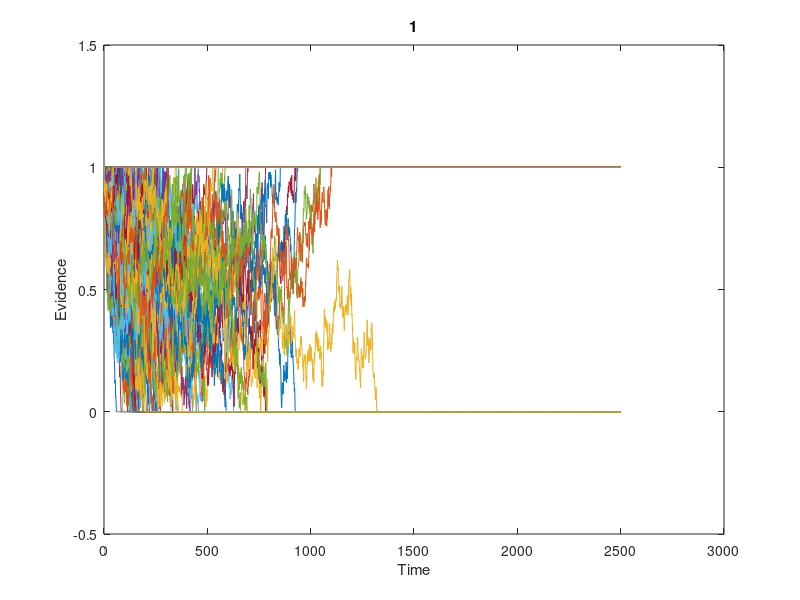
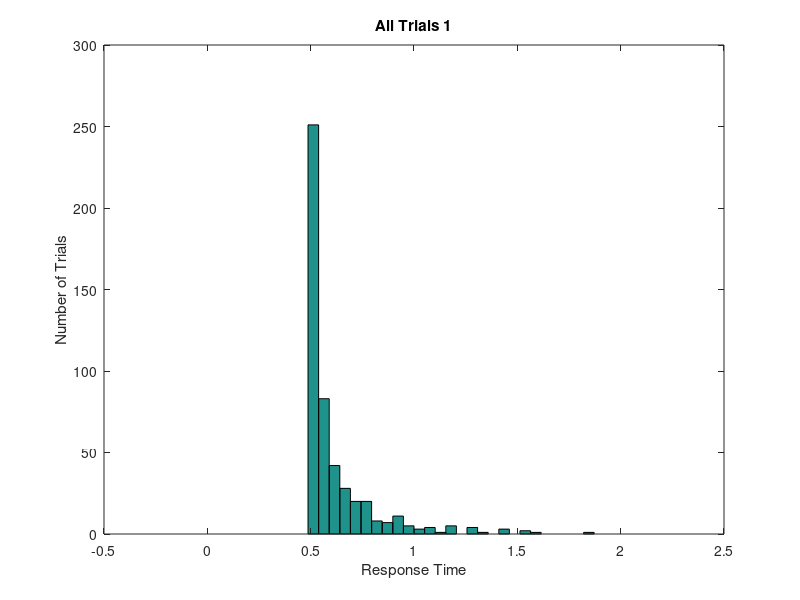

Write MATLAB code to recreate these figures, in order. (Note: this script raises an error after producing the figures.)
clear; close all; clc;

%fix step size
dt = 0.001;
%parameter 
ntrials = 500; %NUMBER OF RUNS
ndt = 0.5; %NON-DECISION TIME
sd = 1;   %THIS IS VARIABILITY WITHIN THE WALK.  KEEP FIXED AT 1. 
nsteps = 2500; %MAX LENGTH OF WALK.  INCREASE TILL WARNING GOES AWAY
criterion = 1; %CORRECT BOUNDARY LOCATION, INCORRECT IS ZERO 
beta = 0.9; % NORMALIZED BIAS
bias = beta*criterion; %ACTUAL BIAS
%set random number seed 
rng(19680104);
%OUTPUT VARIABLES
sample = zeros(1,nsteps+1);   %This is a single random draw from normal distribution
path = zeros(ntrials,nsteps+1); %This is all the random walks
rt = zeros(ntrials,1);  %These are the rts across trials 
correct = zeros(ntrials,1); %This is accuracy data. ZERO IS WRONG, ONE IS RIGHT
%LOOP OVER ntrials.  
for j = 1:ntrials
    goodpath = 0;
    while goodpath == 0
        drawn_mu = unifrnd(0.2,0.3,[1,1]);
        draw = normrnd(drawn_mu*dt,sd*sqrt(dt),[1,nsteps]);  %DRAW A WALK
        sample(1) = bias; %START AT BIAS
        sample(2:nsteps+1) = draw; 
        walk = cumsum(sample); %SUM THE WALK.   
        crossbnd = find((walk > criterion) |(walk < 0)); %TEST BOTH BOUNDARIES  
        if ~isempty(crossbnd) %TEST IF IT CROSSED ONE OF THE BOUNDARIES AT LEAST
            goodpath = 1; %WALK IS GOOD, SET TO 1 TO EXIT WHILE LOOP
            path(j,:) = walk; %SAVE THE WALK
        else
            display('Bad Walk') %NOTIFY BAD WALK AND DRAW AGAIN LOWER
        end;
    end;
    rt(j) = crossbnd(1);  %RT IS FIRST CROSSING
    if path(j,rt(j)) > criterion  %TEST IF CORRECT
        path(j,rt(j):end) = criterion; %SET THE REST OF WALK TO BOUNDARY
        correct(j) = 1; %INDICATE CORRECT TRIAL
    else %TRIALIS INCORRECT
        path(j,rt(j):end) = 0; %SET THE REST OF WALK TO ZERO. 
    end; 
    %Add Non-decision time
    rt(j) = rt(j) + ndt/dt;	
end

%compute accuracy
accuracy = mean(correct);  %COMPUTER FRACTION CORRECT
%convert rt to milliseconds
rt = rt*dt;
%plot all the random walks. 
figure
plot(path');
xlabel('Time')
ylabel('Evidence')
title('1')
set(gca,'YLim',[-0.5 criterion+0.5])
%Make a histogram of all random walks. 
figure  
bins = linspace(0,2,40);  
hist(rt,bins);
xlabel('Response Time')
ylabel('Number of Trials')
title('All Trials 1')
%Make a histogram separating correct from incorrect 
errorrt = rt(find(correct == 0));  % THIS IS JUST THE INCORRECT TRIALS
correctrt = rt(find(correct == 1)); %THIS IS JUST THE CORRECT TRIALS
figure
[n1,x] = hist(errorrt, bins); 
[n2,x] = hist(correctrt, bins);
h = bar(x,[n1; n2]);
legend('Error', 'Correct');

xlabel('Response Time')
ylabel('Number of Trials')
title('Correct vs Error Trials 1')


%OUTPUT VARIABLES
sample = zeros(1,nsteps+1);   %This is a single random draw from normal distribution
path = zeros(ntrials,nsteps+1); %This is all the random walks
rt = zeros(ntrials,1);  %These are the rts across trials 
correct = zeros(ntrials,1); %This is accuracy data. ZERO IS WRONG, ONE IS RIGHT
%LOOP OVER ntrials.  
for j = 1:ntrials
    goodpath = 0;
    while goodpath == 0
        drawn_mu = unifrnd(1.5,1.6,[1,1]);
        draw = normrnd(drawn_mu*dt,sd*sqrt(dt),[1,nsteps]);  %DRAW A WALK
        sample(1) = bias; %START AT BIAS
        sample(2:nsteps+1) = draw; 
        walk = cumsum(sample); %SUM THE WALK.   
        crossbnd = find((walk > criterion) |(walk < 0)); %TEST BOTH BOUNDARIES  
        if ~isempty(crossbnd) %TEST IF IT CROSSED ONE OF THE BOUNDARIES AT LEAST
            goodpath = 1; %WALK IS GOOD, SET TO 1 TO EXIT WHILE LOOP
            path(j,:) = walk; %SAVE THE WALK
        else
            display('Bad Walk') %NOTIFY BAD WALK AND DRAW AGAIN LOWER
        end;
    end;
    rt(j) = crossbnd(1);  %RT IS FIRST CROSSING
    if path(j,rt(j)) > criterion  %TEST IF CORRECT
        path(j,rt(j):end) = criterion; %SET THE REST OF WALK TO BOUNDARY
        correct(j) = 1; %INDICATE CORRECT TRIAL
    else %TRIALIS INCORRECT
        path(j,rt(j):end) = 0; %SET THE REST OF WALK TO ZERO. 
    end; 
    %Add Non-decision time
    rt(j) = rt(j) + ndt/dt;	
end

%compute accuracy
accuracy = mean(correct);  %COMPUTER FRACTION CORRECT
%convert rt to milliseconds
rt = rt*dt;
%plot all the random walks. 
figure
plot(path');
xlabel('Time')
ylabel('Evidence')
title('2')
set(gca,'YLim',[-0.5 criterion+0.5])
%Make a histogram of all random walks. 
figure  
bins = linspace(0,2,40);  
hist(rt,bins);
xlabel('Response Time')
ylabel('Number of Trials')
title('All Trials 2')
%Make a histogram separating correct from incorrect 
errorrt = rt(find(correct == 0));  % THIS IS JUST THE INCORRECT TRIALS
correctrt = rt(find(correct == 1)); %THIS IS JUST THE CORRECT TRIALS
figure
[n1,x] = hist(errorrt, bins); 
[n2,x] = hist(correctrt, bins);
h = bar(x,[n1; n2]);
legend('Error', 'Correct');

xlabel('Response Time')
ylabel('Number of Trials')
title('Correct vs Error Trials 2')
